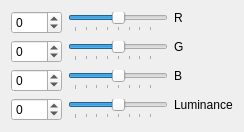
<?xml version="1.0" encoding="UTF-8"?>
<ui version="4.0">
 <class>widget_color_balance</class>
 <widget class="QWidget" name="widget_color_balance">
  <property name="geometry">
   <rect>
    <x>0</x>
    <y>0</y>
    <width>244</width>
    <height>132</height>
   </rect>
  </property>
  <property name="windowTitle">
   <string>Form</string>
  </property>
  <layout class="QGridLayout" name="gridLayout">
   <item row="0" column="1">
    <widget class="QSlider" name="slider_red">
     <property name="focusPolicy">
      <enum>Qt::WheelFocus</enum>
     </property>
     <property name="minimum">
      <number>-127</number>
     </property>
     <property name="maximum">
      <number>127</number>
     </property>
     <property name="orientation">
      <enum>Qt::Horizontal</enum>
     </property>
     <property name="tickPosition">
      <enum>QSlider::TicksBelow</enum>
     </property>
     <property name="tickInterval">
      <number>32</number>
     </property>
    </widget>
   </item>
   <item row="0" column="3">
    <widget class="QLabel" name="label_red">
     <property name="text">
      <string>R</string>
     </property>
     <property name="alignment">
      <set>Qt::AlignLeading|Qt::AlignLeft|Qt::AlignTop</set>
     </property>
    </widget>
   </item>
   <item row="2" column="3">
    <widget class="QLabel" name="label_blue">
     <property name="text">
      <string>B</string>
     </property>
     <property name="alignment">
      <set>Qt::AlignLeading|Qt::AlignLeft|Qt::AlignTop</set>
     </property>
    </widget>
   </item>
   <item row="1" column="1">
    <widget class="QSlider" name="slider_green">
     <property name="focusPolicy">
      <enum>Qt::WheelFocus</enum>
     </property>
     <property name="minimum">
      <number>-127</number>
     </property>
     <property name="maximum">
      <number>127</number>
     </property>
     <property name="tracking">
      <bool>true</bool>
     </property>
     <property name="orientation">
      <enum>Qt::Horizontal</enum>
     </property>
     <property name="tickPosition">
      <enum>QSlider::TicksBelow</enum>
     </property>
     <property name="tickInterval">
      <number>32</number>
     </property>
    </widget>
   </item>
   <item row="1" column="3">
    <widget class="QLabel" name="label_green">
     <property name="text">
      <string>G</string>
     </property>
     <property name="alignment">
      <set>Qt::AlignLeading|Qt::AlignLeft|Qt::AlignTop</set>
     </property>
    </widget>
   </item>
   <item row="2" column="1">
    <widget class="QSlider" name="slider_blue">
     <property name="focusPolicy">
      <enum>Qt::WheelFocus</enum>
     </property>
     <property name="minimum">
      <number>-127</number>
     </property>
     <property name="maximum">
      <number>127</number>
     </property>
     <property name="tracking">
      <bool>true</bool>
     </property>
     <property name="orientation">
      <enum>Qt::Horizontal</enum>
     </property>
     <property name="tickPosition">
      <enum>QSlider::TicksBelow</enum>
     </property>
     <property name="tickInterval">
      <number>32</number>
     </property>
    </widget>
   </item>
   <item row="3" column="3">
    <widget class="QLabel" name="label_luminance">
     <property name="text">
      <string>Luminance</string>
     </property>
     <property name="alignment">
      <set>Qt::AlignLeading|Qt::AlignLeft|Qt::AlignTop</set>
     </property>
    </widget>
   </item>
   <item row="3" column="1">
    <widget class="QSlider" name="slider_luminance">
     <property name="focusPolicy">
      <enum>Qt::WheelFocus</enum>
     </property>
     <property name="minimum">
      <number>-127</number>
     </property>
     <property name="maximum">
      <number>127</number>
     </property>
     <property name="tracking">
      <bool>true</bool>
     </property>
     <property name="orientation">
      <enum>Qt::Horizontal</enum>
     </property>
     <property name="tickPosition">
      <enum>QSlider::TicksBelow</enum>
     </property>
     <property name="tickInterval">
      <number>32</number>
     </property>
    </widget>
   </item>
   <item row="0" column="0">
    <widget class="QSpinBox" name="spinBox_red">
     <property name="frame">
      <bool>true</bool>
     </property>
     <property name="alignment">
      <set>Qt::AlignLeading|Qt::AlignLeft|Qt::AlignVCenter</set>
     </property>
     <property name="minimum">
      <number>-127</number>
     </property>
     <property name="maximum">
      <number>127</number>
     </property>
    </widget>
   </item>
   <item row="1" column="0">
    <widget class="QSpinBox" name="spinBox_green">
     <property name="frame">
      <bool>true</bool>
     </property>
     <property name="alignment">
      <set>Qt::AlignLeading|Qt::AlignLeft|Qt::AlignVCenter</set>
     </property>
     <property name="minimum">
      <number>-127</number>
     </property>
     <property name="maximum">
      <number>127</number>
     </property>
    </widget>
   </item>
   <item row="2" column="0">
    <widget class="QSpinBox" name="spinBox_blue">
     <property name="frame">
      <bool>true</bool>
     </property>
     <property name="alignment">
      <set>Qt::AlignLeading|Qt::AlignLeft|Qt::AlignVCenter</set>
     </property>
     <property name="minimum">
      <number>-127</number>
     </property>
     <property name="maximum">
      <number>127</number>
     </property>
    </widget>
   </item>
   <item row="3" column="0">
    <widget class="QSpinBox" name="spinBox_luminance">
     <property name="frame">
      <bool>true</bool>
     </property>
     <property name="alignment">
      <set>Qt::AlignLeading|Qt::AlignLeft|Qt::AlignVCenter</set>
     </property>
     <property name="minimum">
      <number>-127</number>
     </property>
     <property name="maximum">
      <number>127</number>
     </property>
    </widget>
   </item>
  </layout>
 </widget>
 <resources/>
 <connections/>
</ui>
